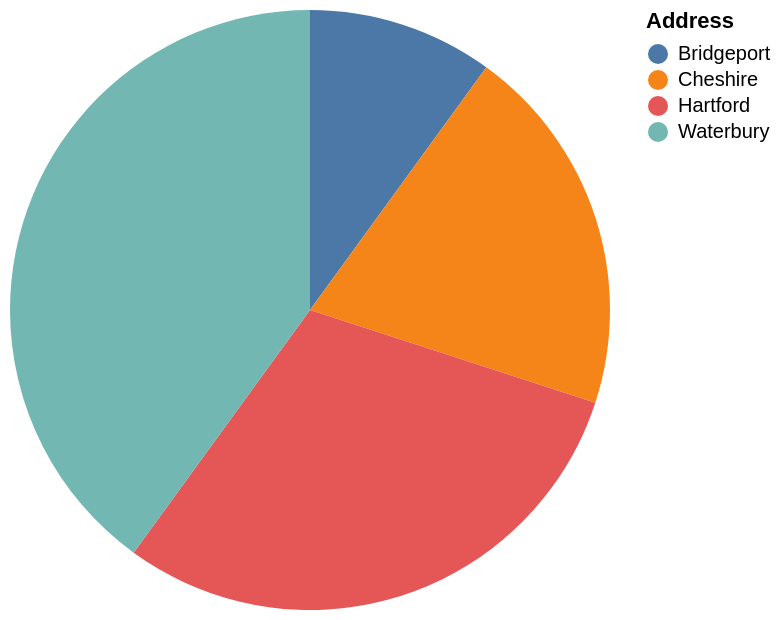

Here is the Vega-Lite specification saved for this chart:
### Vega-Lite specification from a JSON file in a GitHub repository (floating-point values rounded to 4 significant figures)
{"data": {"values": [{"x_data": "Bridgeport", "y_data": 1}, {"x_data": "Cheshire", "y_data": 2}, {"x_data": "Hartford", "y_data": 3}, {"x_data": "Waterbury", "y_data": 4}]}, "mark": "arc", "encoding": {"theta": {"field": "y_data", "type": "quantitative", "title": "COUNT(Address)"}, "color": {"field": "x_data", "type": "nominal", "title": "Address"}}}
